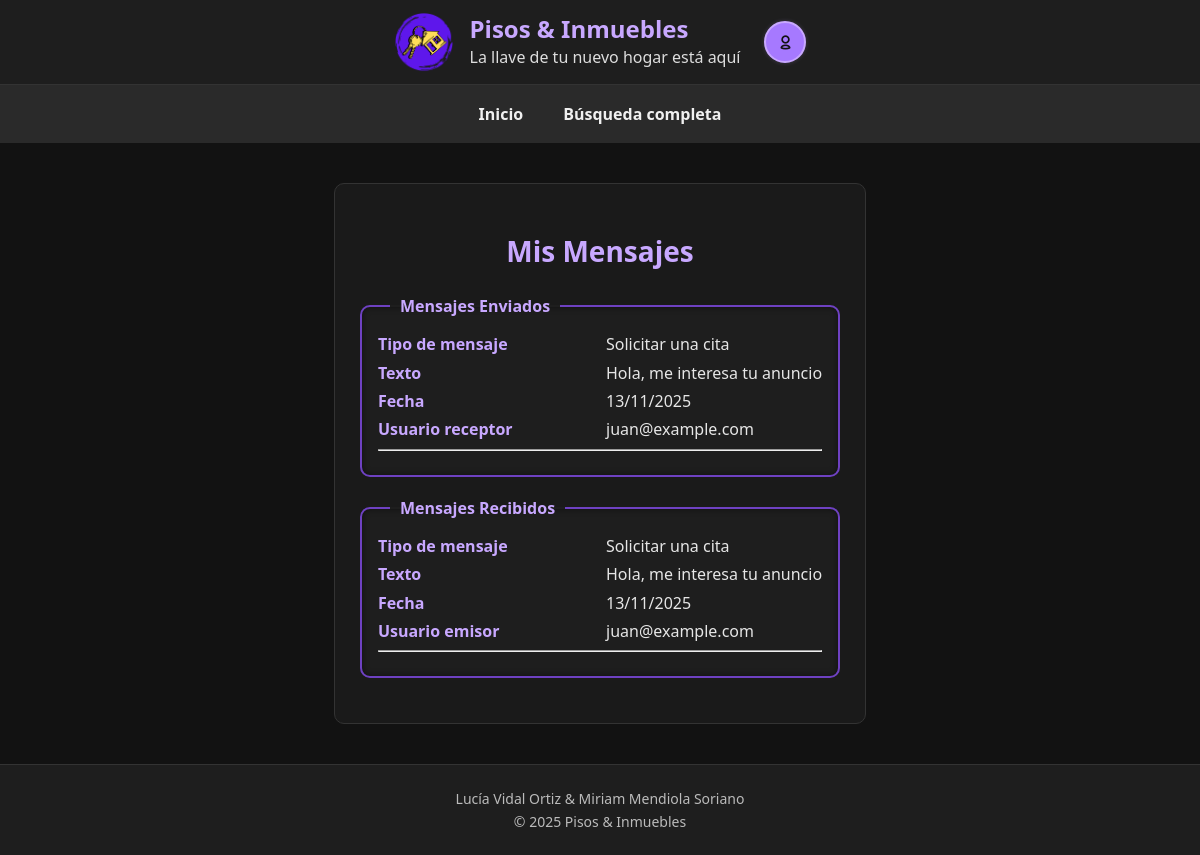
Before: /mis_mensajes.php (signed in) with the older database file.
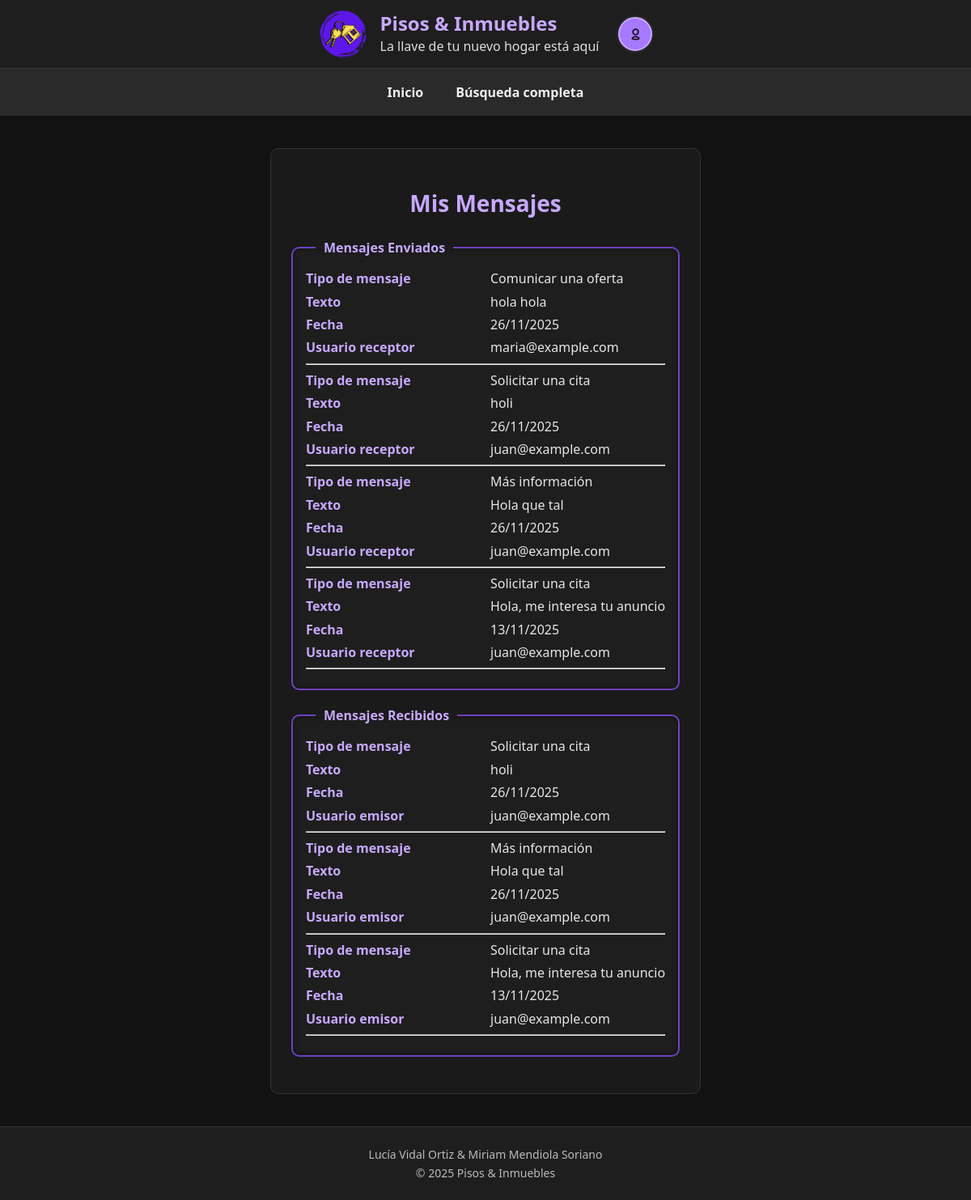
After: the same page with the newer database file.
### tables this page shows
CREATE TABLE `mensajes` (
  `IdMensaje` int(10) UNSIGNED NOT NULL,
  `TMensaje` tinyint(3) UNSIGNED NOT NULL,
  `Texto` text DEFAULT NULL,
  `Anuncio` int(10) UNSIGNED NOT NULL,
  `UsuOrigen` int(10) UNSIGNED NOT NULL,
  `UsuDestino` int(10) UNSIGNED NOT NULL,
  `FRegistro` datetime NOT NULL DEFAULT current_timestamp()
);

CREATE TABLE `tiposmensajes` (
  `IdTMensaje` tinyint(3) UNSIGNED NOT NULL,
  `NomTMensaje` varchar(50) NOT NULL
);

CREATE TABLE `usuarios` (
  `IdUsuario` int(10) UNSIGNED NOT NULL,
  `NomUsuario` varchar(15) NOT NULL,
  `Clave` varchar(255) NOT NULL,
  `Email` varchar(254) NOT NULL,
  `Sexo` tinyint(3) UNSIGNED DEFAULT NULL,
  `FNacimiento` date DEFAULT NULL,
  `Ciudad` varchar(100) DEFAULT NULL,
  `Pais` int(10) UNSIGNED DEFAULT NULL,
  `Foto` varchar(255) DEFAULT NULL,
  `FRegistro` datetime NOT NULL DEFAULT current_timestamp(),
  `Estilo` int(10) UNSIGNED DEFAULT NULL
);

### mis_mensajes.php (the view, shortened to what this page needs)
<?php
$title = "Mis Mensajes";
require_once("cabecera.inc");
require_once("inicio.inc");
$idusuario = $_SESSION['idusuario'];
$mysqli = obtenerConexion();
?>
<fieldset>
  <legend>Mensajes Enviados</legend>
  <?php
  $sql_enviados = "
      SELECT m.Texto, m.FRegistro, t.NomTMensaje, u.Email AS destinatario
      FROM mensajes m
      JOIN tiposmensajes t ON m.TMensaje = t.IdTMensaje
      JOIN usuarios u ON m.UsuDestino = u.IdUsuario
      WHERE m.UsuOrigen = ?
      ORDER BY m.FRegistro DESC
  ";
  $stmt = $mysqli->prepare($sql_enviados);
  $stmt->bind_param("i", $idusuario);
  $stmt->execute();
  $res = $stmt->get_result();
  if ($res->num_rows > 0) {
      while ($fila = $res->fetch_assoc()) {
          $texto = htmlspecialchars($fila['Texto'], ENT_QUOTES, 'UTF-8');
          $fecha = date('d/m/Y', strtotime($fila['FRegistro']));
          $tipo  = htmlspecialchars($fila['NomTMensaje'], ENT_QUOTES, 'UTF-8');
          $dest  = htmlspecialchars($fila['destinatario'], ENT_QUOTES, 'UTF-8');
          echo "<dl>
                  <dt>Tipo de mensaje</dt><dd>$tipo</dd>
                  <dt>Texto</dt><dd>$texto</dd>
                  <dt>Fecha</dt><dd>$fecha</dd>
                  <dt>Usuario receptor</dt><dd>$dest</dd>
                </dl><hr>";
      }
  } else {
      echo "<p>No has enviado ningún mensaje.</p>";
  }
  ?>
</fieldset>
<fieldset>
  <legend>Mensajes Recibidos</legend>
  <?php
  $sql_recibidos = "
      SELECT m.Texto, m.FRegistro, t.NomTMensaje, u.Email AS remitente
      FROM mensajes m
      JOIN tiposmensajes t ON m.TMensaje = t.IdTMensaje
      JOIN usuarios u ON m.UsuOrigen = u.IdUsuario
      WHERE m.UsuDestino = ?
      ORDER BY m.FRegistro DESC
  ";
  $stmt = $mysqli->prepare($sql_recibidos);
  $stmt->bind_param("i", $idusuario);
  $stmt->execute();
  $res = $stmt->get_result();
  if ($res->num_rows > 0) {
      while ($fila = $res->fetch_assoc()) {
          $texto = htmlspecialchars($fila['Texto'], ENT_QUOTES, 'UTF-8');
          $fecha = date('d/m/Y', strtotime($fila['FRegistro']));
          $tipo  = htmlspecialchars($fila['NomTMensaje'], ENT_QUOTES, 'UTF-8');
          $remit = htmlspecialchars($fila['remitente'], ENT_QUOTES, 'UTF-8');
          echo "<dl>
                  <dt>Tipo de mensaje</dt><dd>$tipo</dd>
                  <dt>Texto</dt><dd>$texto</dd>
                  <dt>Fecha</dt><dd>$fecha</dd>
                  <dt>Usuario emisor</dt><dd>$remit</dd>
                </dl><hr>";
      }
  } else {
      echo "<p>No has recibido ningún mensaje.</p>";
  }
  ?>
</fieldset>
</main>
<?php
require_once("footer.inc");
?>

### cabecera.inc (shortened to what this page needs)
<?php
$estilo_activo = $_SESSION['estilo'] ?? ($_COOKIE['estilo'] ?? "basic.css");
?>
<!doctype html>
<html lang="es">
<head>
  <link rel="stylesheet" href="iconos/fontello-88eddae3/css/fontello.css">
  <link rel="stylesheet" href="<?php echo htmlspecialchars($estilo_activo); ?>" title="Modo Actual">
  <link rel="alternate stylesheet" href="modo-oscuro.css" title="Modo Oscuro">
  <link rel="stylesheet" href="forms.css">
  <link rel="alternate stylesheet" href="print.css" media="print">
  <link rel="alternate stylesheet" href="accesible.css" title="Accesible">
  <link rel="alternate stylesheet" href="alto-contraste.css" title="Modo Alto Contraste">
  <link rel="alternate stylesheet" href="letra_grande.css" title="Letra Grande">
  <link rel="stylesheet" href="estilos_ver_fotos.css">
</head>

### inicio.inc
<body>
  <header>
    <section>
      <div class="cabecera">
        <article class="a_logo">
          <a href="index.php"><img src="img/logo.png" alt="Logo"></a>
        </article>
        <article class="a_titulo">
          <h1>Pisos & Inmuebles</h1>
          <p>La llave de tu nuevo hogar está aquí</p>
        </article>
        <article class="a_identificarse">
          <a href="cuenta.php" class="icon-user-outline" title="Cuenta"></a>
        </article>
      </div>
    </section>
  </header>
  <nav aria-label="Navegación principal">
    <a href="index.php">Inicio</a>
    <a href="f.busqueda.php">Búsqueda completa</a>
  </nav>
  <main class="contenido">
    <h2><?php echo $title; ?></h2>

### footer.inc
  <footer>
    <p>Lucía Vidal Ortiz &amp; Miriam Mendiola Soriano</p>
    <p>&copy; 2025 Pisos &amp; Inmuebles</p>
  </footer>
</body>
</html>

### modo-oscuro.css (style rules this page uses)
html { background-color: #121212; font-family: 'Segoe UI', Tahoma, Geneva, Verdana, sans-serif; color: #f0f0f0; }
html, body { height: 100%; margin: 0; padding: 0; display: flex; flex-direction: column; overflow-x: hidden; }
header { background-color: #1e1e1e; border-bottom: 1px solid #333; }
header section { max-width: 1100px; margin: 0 auto; padding: 12px 16px; }
.cabecera { display: flex; align-items: center; justify-content: center; gap: 16px; flex-wrap: wrap; }
.a_logo img { width: 60px; height: 60px; display: block; filter: none; image-rendering: auto; }
.a_titulo { text-align: left; }
.a_titulo h1 { margin: 0; font-size: x-large; line-height: 1.1; color: #c8a8ff; }
.a_titulo p { margin: 4px 0 0; color: #ddd; }
.a_identificarse { margin-left: 8px; }
.a_identificarse a { display: inline-flex; align-items: center; justify-content: center; width: 42px; height: 42px; font-size: 20px; border-radius: 50%; background-color: #3d2c5f; color: #f0f0f0; text-decoration: none; border: 2px solid transparent; }
nav { background-color: #2a2a2a; display: flex; gap: 12px; justify-content: center; flex-wrap: wrap; padding: 10px 12px; }
nav a { display: inline-block; text-decoration: none; color: #f0f0f0; padding: 8px 14px; border-radius: 999px; font-weight: 600; transition: background-color 0.15s, transform 0.12s; }
main.contenido { padding: 25px; flex: 1; max-width: 900px; margin: 40px auto; background-color: #1a1a1a; border: 1px solid #333; border-radius: 10px; color: #eaeaea; box-sizing: border-box; }
main.contenido h2 { text-align: center; color: #c8a8ff; font-size: 28px; margin-bottom: 25px; }
footer { background-color: #1e1e1e; color: #bbb; border-top: 1px solid #333; text-align: center; padding: 20px 16px; width: 100%; margin-top: 0; position: relative; z-index: 1; box-sizing: border-box; }
footer p { margin: 4px 0; color: #bbb; font-size: 14px; font-weight: 500; }
.icon-user-outline { color: #f0f0f0; font-size: 20px; }
fieldset { border: 2px solid #6e41c2; border-radius: 10px; padding: 16px; margin: 20px 0; background-color: #1e1e1e; box-sizing: border-box; box-shadow: 0 0 6px rgba(0,0,0,0.5) inset; }
legend { padding: 0 10px; font-weight: 600; margin-left: 12px; margin-right: 12px; color: #c8a8ff; font-size: 1rem; font-weight: bold; background-color: transparent; }
dl { display: grid; grid-template-columns: 1fr 1fr; gap: 6px 12px; margin: 0; }
dt { font-weight: 600; color: #c8a8ff; }
dd { margin: 0; color: #e6e6e6; line-height: 1.4; }
.a_identificarse { margin-left: 8px; display: flex; gap: 8px; align-items: center; }
.a_identificarse a { display: inline-flex; align-items: center; justify-content: center; width: 38px; height: 38px; font-size: 16px; border-radius: 50%; background-color: #a679ff; color: #121212; border: 2px solid #c8a8ff; text-decoration: none; transition: all 0.25s ease; box-shadow: 0 0 4px rgba(200, 168, 255, 0.2); }

### letra_grande.css (style rules this page uses)
html { font-size: 20px !important; line-height: 1.8 !important; }
h1 { font-size: 2.2rem !important; }
h2 { font-size: 1.8rem !important; }
p, li, dd, dt, label { font-size: 1.1rem !important; }
nav a, .breadcrumb { font-size: 1.1rem !important; }
footer { font-size: 1rem !important; }
p, ul, ol, dl, fieldset { margin-bottom: 1.2em !important; }
section, article { margin-bottom: 2em !important; }

Changed rows visible on the page:
added mensajes: TMensaje.NomTMensaje "Comunicar una oferta", Texto "hola hola", FRegistro "26/11/2025", UsuDestino.Email "maria@example.com", shown under "Mensajes Enviados"
added mensajes: TMensaje.NomTMensaje "Solicitar una cita", Texto "holi", FRegistro "26/11/2025", UsuDestino.Email "juan@example.com"
added mensajes: TMensaje.NomTMensaje "Más información", Texto "Hola que tal", FRegistro "26/11/2025", UsuDestino.Email "juan@example.com"
